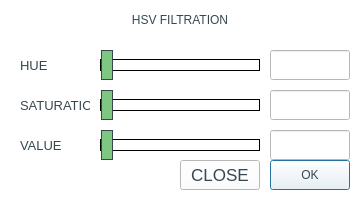
<?xml version="1.0" encoding="UTF-8"?>
<ui version="4.0">
 <class>HSV_filters</class>
 <widget class="QDialog" name="HSV_filters">
  <property name="geometry">
   <rect>
    <x>0</x>
    <y>0</y>
    <width>360</width>
    <height>200</height>
   </rect>
  </property>
  <property name="minimumSize">
   <size>
    <width>360</width>
    <height>200</height>
   </size>
  </property>
  <property name="maximumSize">
   <size>
    <width>360</width>
    <height>200</height>
   </size>
  </property>
  <property name="windowTitle">
   <string>Dialog</string>
  </property>
  <property name="styleSheet">
   <string notr="true">background-color: #ffffff;
color: #37474f;</string>
  </property>
  <widget class="QSlider" name="HUE_slider">
   <property name="geometry">
    <rect>
     <x>100</x>
     <y>50</y>
     <width>160</width>
     <height>31</height>
    </rect>
   </property>
   <property name="autoFillBackground">
    <bool>false</bool>
   </property>
   <property name="styleSheet">
    <string notr="true">QSlider::handle:horizontal {
    background: #80c683;
    border: 1px solid #37474f;
    width: 10px;
	margin: -10px 0px;

}

QSlider::groove:horizontal {
    border: 1px solid;
    height: 10px;
    margin: 0px;
}</string>
   </property>
   <property name="minimum">
    <number>0</number>
   </property>
   <property name="maximum">
    <number>359</number>
   </property>
   <property name="singleStep">
    <number>1</number>
   </property>
   <property name="pageStep">
    <number>35</number>
   </property>
   <property name="value">
    <number>0</number>
   </property>
   <property name="sliderPosition">
    <number>0</number>
   </property>
   <property name="tracking">
    <bool>true</bool>
   </property>
   <property name="orientation">
    <enum>Qt::Horizontal</enum>
   </property>
   <property name="invertedAppearance">
    <bool>false</bool>
   </property>
   <property name="invertedControls">
    <bool>false</bool>
   </property>
   <property name="tickPosition">
    <enum>QSlider::TicksAbove</enum>
   </property>
   <property name="tickInterval">
    <number>0</number>
   </property>
  </widget>
  <widget class="QSlider" name="SATURATION_slider">
   <property name="geometry">
    <rect>
     <x>100</x>
     <y>90</y>
     <width>160</width>
     <height>31</height>
    </rect>
   </property>
   <property name="autoFillBackground">
    <bool>false</bool>
   </property>
   <property name="styleSheet">
    <string notr="true">QSlider::handle:horizontal {
    background: #80c683;
    border: 1px solid #37474f;
    width: 10px;
	margin: -10px 0px;

}

QSlider::groove:horizontal {
    border: 1px solid;
    height: 10px;
    margin: 0px;
}</string>
   </property>
   <property name="minimum">
    <number>0</number>
   </property>
   <property name="maximum">
    <number>100</number>
   </property>
   <property name="singleStep">
    <number>1</number>
   </property>
   <property name="pageStep">
    <number>10</number>
   </property>
   <property name="value">
    <number>0</number>
   </property>
   <property name="sliderPosition">
    <number>0</number>
   </property>
   <property name="tracking">
    <bool>true</bool>
   </property>
   <property name="orientation">
    <enum>Qt::Horizontal</enum>
   </property>
   <property name="invertedAppearance">
    <bool>false</bool>
   </property>
   <property name="invertedControls">
    <bool>false</bool>
   </property>
   <property name="tickPosition">
    <enum>QSlider::TicksAbove</enum>
   </property>
   <property name="tickInterval">
    <number>0</number>
   </property>
  </widget>
  <widget class="QSlider" name="VALUE_slider">
   <property name="geometry">
    <rect>
     <x>100</x>
     <y>130</y>
     <width>160</width>
     <height>31</height>
    </rect>
   </property>
   <property name="autoFillBackground">
    <bool>false</bool>
   </property>
   <property name="styleSheet">
    <string notr="true">QSlider::handle:horizontal {
    background: #80c683;
    border: 1px solid #37474f;
    width: 10px;
	margin: -10px 0px;

}

QSlider::groove:horizontal {
    border: 1px solid;
    height: 10px;
    margin: 0px;
}</string>
   </property>
   <property name="minimum">
    <number>0</number>
   </property>
   <property name="maximum">
    <number>100</number>
   </property>
   <property name="singleStep">
    <number>1</number>
   </property>
   <property name="pageStep">
    <number>10</number>
   </property>
   <property name="value">
    <number>0</number>
   </property>
   <property name="sliderPosition">
    <number>0</number>
   </property>
   <property name="tracking">
    <bool>true</bool>
   </property>
   <property name="orientation">
    <enum>Qt::Horizontal</enum>
   </property>
   <property name="invertedAppearance">
    <bool>false</bool>
   </property>
   <property name="invertedControls">
    <bool>false</bool>
   </property>
   <property name="tickPosition">
    <enum>QSlider::TicksAbove</enum>
   </property>
   <property name="tickInterval">
    <number>0</number>
   </property>
  </widget>
  <widget class="QLabel" name="label">
   <property name="geometry">
    <rect>
     <x>20</x>
     <y>50</y>
     <width>70</width>
     <height>30</height>
    </rect>
   </property>
   <property name="font">
    <font>
     <pointsize>10</pointsize>
    </font>
   </property>
   <property name="text">
    <string>HUE</string>
   </property>
  </widget>
  <widget class="QLabel" name="label_2">
   <property name="geometry">
    <rect>
     <x>20</x>
     <y>90</y>
     <width>70</width>
     <height>30</height>
    </rect>
   </property>
   <property name="font">
    <font>
     <pointsize>10</pointsize>
    </font>
   </property>
   <property name="text">
    <string>SATURATION</string>
   </property>
  </widget>
  <widget class="QLabel" name="label_3">
   <property name="geometry">
    <rect>
     <x>20</x>
     <y>130</y>
     <width>70</width>
     <height>30</height>
    </rect>
   </property>
   <property name="font">
    <font>
     <pointsize>10</pointsize>
    </font>
   </property>
   <property name="text">
    <string>VALUE</string>
   </property>
  </widget>
  <widget class="QLabel" name="label_4">
   <property name="geometry">
    <rect>
     <x>70</x>
     <y>10</y>
     <width>220</width>
     <height>20</height>
    </rect>
   </property>
   <property name="sizePolicy">
    <sizepolicy hsizetype="Fixed" vsizetype="Fixed">
     <horstretch>0</horstretch>
     <verstretch>0</verstretch>
    </sizepolicy>
   </property>
   <property name="text">
    <string>HSV FILTRATION</string>
   </property>
   <property name="alignment">
    <set>Qt::AlignCenter</set>
   </property>
  </widget>
  <widget class="QPushButton" name="pushButton">
   <property name="geometry">
    <rect>
     <x>270</x>
     <y>160</y>
     <width>80</width>
     <height>30</height>
    </rect>
   </property>
   <property name="styleSheet">
    <string notr="true">color: #37474f;
</string>
   </property>
   <property name="text">
    <string>OK</string>
   </property>
  </widget>
  <widget class="QLineEdit" name="lineEdit">
   <property name="geometry">
    <rect>
     <x>270</x>
     <y>50</y>
     <width>80</width>
     <height>30</height>
    </rect>
   </property>
   <property name="styleSheet">
    <string notr="true">color: #37474f;
border-color: #37474f;
border-width: 2px;
</string>
   </property>
   <property name="inputMask">
    <string/>
   </property>
   <property name="text">
    <string/>
   </property>
   <property name="maxLength">
    <number>32767</number>
   </property>
  </widget>
  <widget class="QLineEdit" name="lineEdit_2">
   <property name="geometry">
    <rect>
     <x>270</x>
     <y>90</y>
     <width>80</width>
     <height>30</height>
    </rect>
   </property>
   <property name="styleSheet">
    <string notr="true">color: #37474f;
border-color: #37474f;
border-width: 2px;
</string>
   </property>
   <property name="inputMask">
    <string/>
   </property>
   <property name="text">
    <string/>
   </property>
   <property name="maxLength">
    <number>32767</number>
   </property>
  </widget>
  <widget class="QLineEdit" name="lineEdit_3">
   <property name="geometry">
    <rect>
     <x>270</x>
     <y>130</y>
     <width>80</width>
     <height>30</height>
    </rect>
   </property>
   <property name="styleSheet">
    <string notr="true">color: #37474f;
border-color: #37474f;
border-width: 2px;
</string>
   </property>
   <property name="inputMask">
    <string/>
   </property>
   <property name="text">
    <string/>
   </property>
   <property name="maxLength">
    <number>32767</number>
   </property>
  </widget>
  <widget class="QPushButton" name="close">
   <property name="geometry">
    <rect>
     <x>180</x>
     <y>160</y>
     <width>80</width>
     <height>30</height>
    </rect>
   </property>
   <property name="font">
    <font>
     <pointsize>13</pointsize>
    </font>
   </property>
   <property name="styleSheet">
    <string notr="true">color: #37474f;
</string>
   </property>
   <property name="text">
    <string>CLOSE</string>
   </property>
  </widget>
 </widget>
 <resources/>
 <connections/>
</ui>
